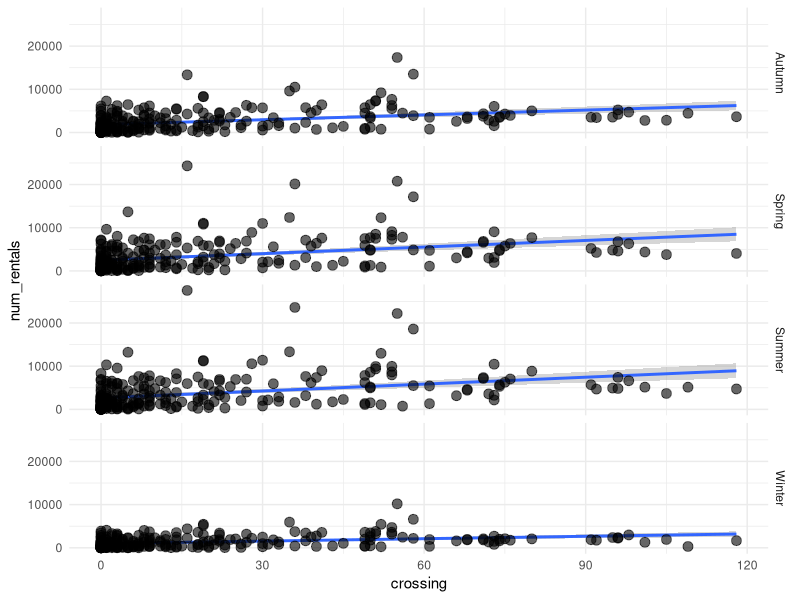
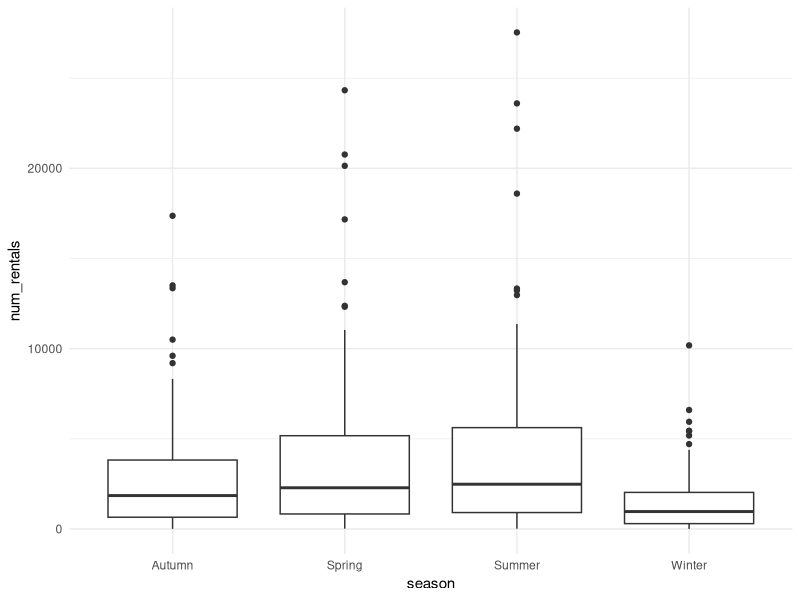
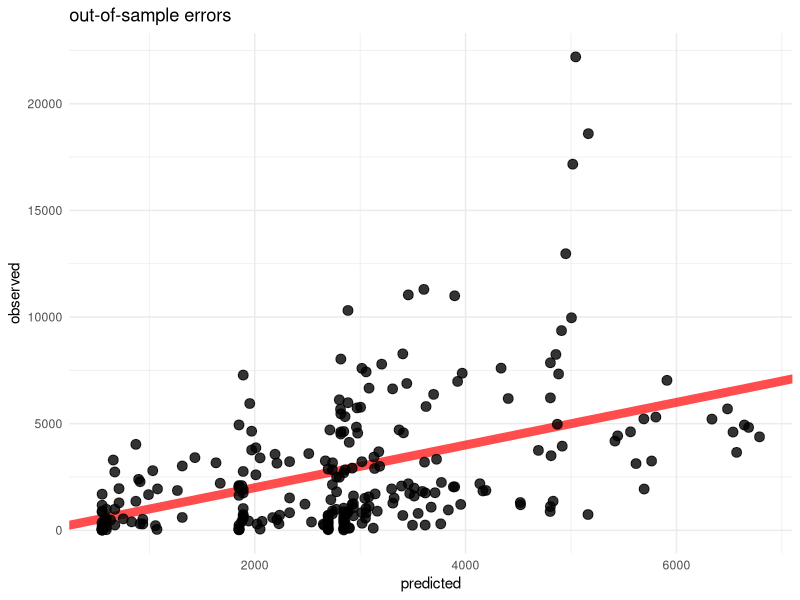
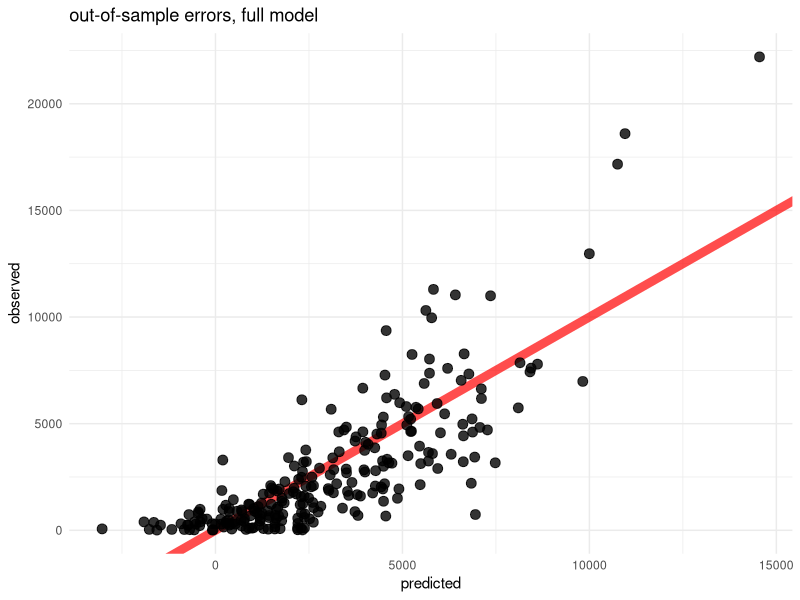

Write R code to recreate these figures, in order. (Note: this script raises an error after producing the figures.)
## ---- chunk 1
knitr::opts_chunk$set(cache = TRUE)
require(dplyr)
require(ggplot2)
require(GGally)
require(scales)
require(caret)

setwd('~/projects/BI-TECH-CP303/projects/project 1')
bikeshare = read.delim('./data/bikeshare_2015.tsv',
                       sep = '\t',
                       header = TRUE)
## ---- chunk 2
model = lm(num_rentals ~ crossing, data = bikeshare)

# view what is returned in the lm object
attributes(model)

# get model output
summary(model)

# plot it
ggplot(bikeshare, aes(x = crossing, y = num_rentals)) +
  geom_smooth(method = 'lm') +
  geom_point(size = 3, alpha = 0.60) +
  facet_grid(season ~. ) + 
  theme_minimal()
## ---- chunk 3
model = lm(num_rentals ~ crossing + parking, data = bikeshare)
summary(model)
## ---- chunk 4
# lets include season this time
model = lm(num_rentals ~ crossing + parking + season, data = bikeshare)
summary(model)

ggplot(bikeshare, aes(x = season, y = num_rentals)) +
  geom_boxplot() +
  theme_minimal()
## ---- chunk 5
bikeshare$season = factor(bikeshare$season, 
                          levels = c('Spring', 'Summer', 'Autumn', 'Winter'))

model = lm(num_rentals ~ crossing + season, data = bikeshare)
summary(model)
## ---- chunk 6
# select the training observations
in_train = createDataPartition(y = bikeshare$num_rentals,
                               p = 0.75, # 75% in train, 25% in test
                               list = FALSE)
head(in_train) # row indices of observations in the training set

train = bikeshare[in_train, ]
test = bikeshare[-in_train, ]

dim(train)
dim(test)
## ---- chunk 7
model_fit = train(num_rentals ~ crossing + parking + season, 
                  data = train, 
                  method = 'lm',
                  metric = 'RMSE') 
print(model_fit)
summary(model_fit)

# get predictions
out_of_sample_predictions = predict(model_fit, newdata = test)

# compare predictions against the observed values
errors = data.frame(predicted = out_of_sample_predictions,
                    observed = test$num_rentals,
                    error = out_of_sample_predictions - test$num_rentals)

# plot the out-of-sample errors
ggplot(data = errors, aes(x = predicted, y = observed)) + 
  geom_abline(aes(intercept = 0, slope = 1), 
              size = 3, alpha = 0.70, color = 'red') +
  geom_point(size = 3, alpha = 0.80) +
  ggtitle('out-of-sample errors') +
  theme_minimal()
## ---- chunk 8
full_model = train(num_rentals ~ ., 
                  data = select(train, -station, -id, -lat, -long), 
                  method = 'lm') 
full_model

# get predictions
out_of_sample_predictions = predict(full_model, newdata = test)

# compare predictions against the observed values
errors = data.frame(predicted = out_of_sample_predictions,
                    observed = test$num_rentals,
                    error = out_of_sample_predictions - test$num_rentals)

# plot the out-of-sample errors
ggplot(data = errors, aes(x = predicted, y = observed)) + 
  geom_abline(aes(intercept = 0, slope = 1), 
              size = 3, alpha = 0.70, color = 'red') +
  geom_point(size = 3, alpha = 0.80) +
  ggtitle('out-of-sample errors, full model') +
  theme_minimal()
## ---- chunk 9
full_model_scaled = train(num_rentals ~ ., 
                  data = select(train, -station, -id, -lat, -long), 
                  method = 'lm',
                  preProcess = c('center', 'scale'))
## ---- chunk 10
bikeshare$food = bikeshare$fast_food + bikeshare$restaurant + bikeshare$cafe 

bikeshare$nightlife = bikeshare$bar + bikeshare$pub + bikeshare$nightclub 

bikeshare$tourism = 
  bikeshare$tourism_artwork + 
  bikeshare$tourism_hotel + 
  bikeshare$tourism_information + 
  bikeshare$tourism_museum

# save new modeling dataset in new variable
to_model = 
  bikeshare %>%
    select(-station, -id, -lat, -long, -fast_food, -restaurant, -cafe, -bar, 
           -pub, -nightclub, -tourism_artwork, -tourism_hotel, 
           -tourism_information, -tourism_museum)
## ---- chunk 11
train = bikeshare[in_train, ]
test = bikeshare[-in_train, ]

train = select(train, -station, -id, -lat, -long)
test = select(test, -station, -id, -lat, -long)

dim(train)
dim(test)

# how does our new full-model compare?
full_model = train(num_rentals ~ ., 
                  data = train, 
                  method = 'lm') 
## ---- chunk 12
# forward selection
forward_model = train(num_rentals ~ ., 
                      data = train,  
                      method = 'leapForward',
                      preProcess = c('center', 'scale'),
                      # try models of size 1 - 23
                      tuneGrid = expand.grid(nvmax = 1:23),
                      trControl = trainControl(method = 'cv', number = 5)) 

# what does this return?
attributes(forward_model)

# what what should the number of variables, k, be?
forward_model$bestTune

# what metric was used?
forward_model$metric

# here's a handful of other useful plots and summaries
print(forward_model)
summary(forward_model)
plot(forward_model)
plot(varImp(forward_model))

# compare all the models
plot(forward_model$finalModel, scale = 'adjr2')

# backward_selection
backward_model = train(num_rentals ~ ., 
                       data = train,  
                       method = 'leapBackward',
                       preProcess = c('center', 'scale'),
                       tuneGrid = expand.grid(nvmax = 1:23),
                       trControl = trainControl(method = 'cv', number = 5)) 

plot(backward_model)
plot(backward_model$finalModel, scale = 'adjr2')
plot(varImp(backward_model, scale = TRUE))

# steps in both directions
hybrid_model = train(num_rentals ~ ., 
                     data = train,  
                     method = 'leapSeq',
                     preProcess = c('center', 'scale'),
                     tuneGrid = expand.grid(nvmax = 1:23),
                     trControl = trainControl(method = 'cv', number = 5)) 

plot(hybrid_model)
plot(hybrid_model$finalModel, scale = 'adjr2')
plot(varImp(hybrid_model))
## ---- chunk 13
# ridge regression
ridge_model = train(num_rentals ~ ., 
                    data = train, 
                    method = 'ridge',
                    preProcess = c('center', 'scale'),
                    tuneLength = 10,
                    # reducing the cv for speed
                    trControl = trainControl(method = 'cv', number = 5))

print(ridge_model)
plot(ridge_model)
plot(ridge_model$finalModel)
plot(varImp(ridge_model))

# get the coefficients for the model
# NOTE: shrinkage methods don't have intercept terms
ridge_coefs = predict(ridge_model$finalModel, type = 'coef', mode = 'norm')$coefficients

# ridge regression with variable selection
ridge_model2 = train(num_rentals ~ ., 
                     data = train, 
                     method = 'foba',
                     preProcess = c('center', 'scale'),
                     tuneLength = 10,
                     trControl = trainControl(method = 'cv', number = 5))

print(ridge_model2)
plot(ridge_model2)
plot(varImp(ridge_model2))
## ---- chunk 14
lasso_model = train(num_rentals ~ ., 
                    data = train,
                    method = 'lasso',
                    preProc = c('scale', 'center'),
                    tuneLength = 10,
                    trControl = trainControl(method = 'cv', number = 5))

print(lasso_model)
plot(lasso_model)
plot(varImp(lasso_model))
plot(lasso_model$finalModel)

# get the model coefficients
lasso_coefs = predict(lasso_model$finalModel, type = 'coef', mode = 'norm')$coefficients
## ---- chunk 15
results = resamples(list(forward_selection = forward_model, 
                               backward_selection = backward_model, 
                               hybrid_selection = hybrid_model,
                               ridge_regression = ridge_model,
                               lasso_regeression = lasso_model))

# compare RMSE and R-squared
summary(results)

# plot results
dotplot(results)
## ---- chunk 16
backward_predictions = predict(backward_model, test)
sqrt(mean((backward_predictions - test$rentals)^2 , na.rm = TRUE))

lasso_predictions = predict(lasso_model, test)
sqrt(mean((lasso_predictions - test$rentals)^2 , na.rm = TRUE))
